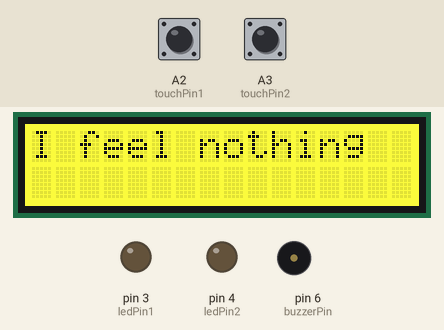
Recording of a sketch running on a simulated Arduino Uno, built with avr-gcc and run on an emulated ATmega328P. Parts: 16×2 character LCD, output pins drawn as LEDs (lit = HIGH), buzzer (waves = sounding, pin HIGH). The test bench sets the inputs (shaded band); at power-on: A2 (touchPin1) LOW, A3 (touchPin2) LOW. Random numbers use the default seed unless the sketch sets one; what the sketch prints to the serial monitor is not drawn.

Above: at 1.2 s.
1.3 s: A2 (touchPin1) pulled HIGH for 0.25 s
At 1.48 s:
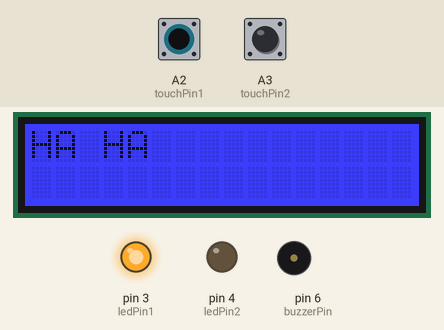
3.0 s: A3 (touchPin2) pulled HIGH for 0.25 s
At 3.2 s:
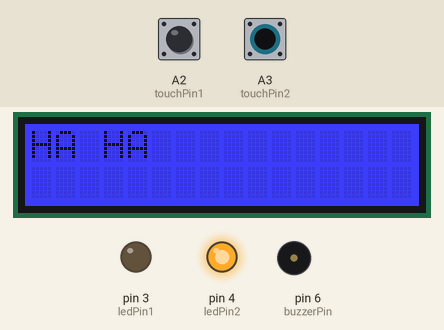
4.8 s: A3 (touchPin2) pulled HIGH for 3.2 s
At 8.9 s:
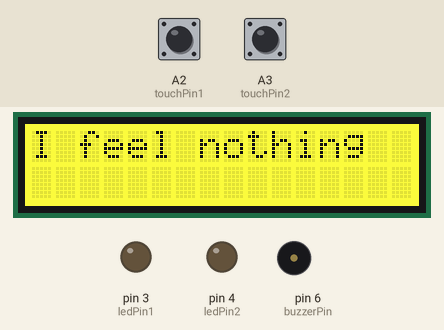
9.6 s: A2 (touchPin1) pulled HIGH for 3.2 s
At 10.3 s:
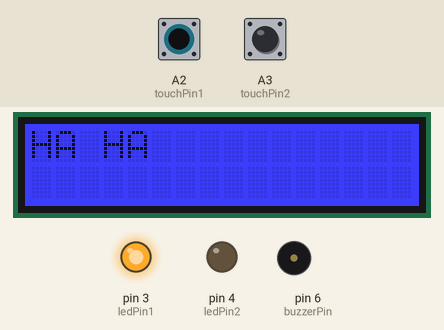
14.5 s: A2 (touchPin1) driven HIGH and A3 (touchPin2) driven HIGH
At 15.9 s:
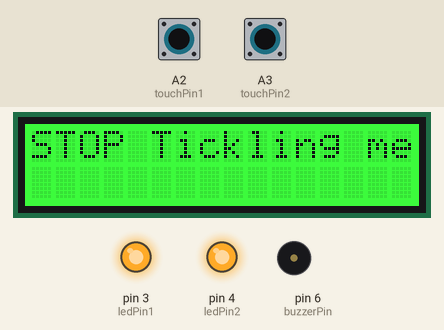
Timing chart, 0 to 17.0 s (numbered marks = the images above; inputs shaded):
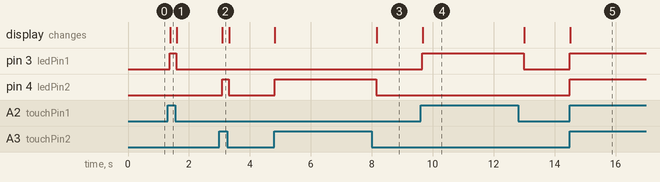

The sketch:

IESC_tickle_robot_game.ino
```cpp
  /*
  Find the Robot's tickle spot
   By:
   Sruti Chigullapalli
   Shammi Jayaraj
   Romana Flores
   Oliver Chen
   Dustin Bryers
   10/27/2014.

  Objective: Blink led based on touch sensor

 Digital Input: touch sensor
 Digital Output: LED blinking rapidly
 LCD prints: "Ha  ha" "Stop tickling me"


  */

  #include <Wire.h>   //does I2C
  #include "rgb_lcd.h" //plug lcd into I2C below D7

  const int playingGame=0; // Change 0 to 1 to unlock hidden game

  // digital input
  const int touchPin1=A2;
  const int touchPin2=A3;


  //digital output
  const int ledPin1=3;
  const int ledPin2=4;

  //use pwm pins 3,5,6,9,10,11
  int buzzerPin=6;


  //Servo groveServo; //create a object
  rgb_lcd lcd;
  // set background color of lcd any integer 0-255
  int red= 255;
  int green= 255;
  int blue= 255;

  /*
  // useful commands for lcd
  lcd.begin(numCols,numRows);// set up the LCD's number of columns and rows
  lcd.home();// go to (0,0)
  lcd.setCursor(thisRow,thisCol);// set the cursor position
  lcd.write(thisLetter);// print the letter
  lcd.setRGB(red, green, blue);//set color
  lcd.leftToRight();// go left for the next letter
  lcd.rightToLeft();// go right for the next letter
  */

  char dtaUart[15];
  char dtaLen = 0;


  const int debug=1;  //print data to serial monitor

int touchState1,touchState2;
int touchState_1_old, touchState_2_old;

  //Define game stuff
  int tickleCount = 0;
  int firstRPS = 0;
  long randNumber = 0;
  int computerThrow = 0;
  int playerThrow = 0;
  int computerScore = 0;
  int playerScore = 0;
  int playerState1, playerState2;

  void setup() {
    // put your setup code here, to run once:

  // input pins - digital read
  pinMode(touchPin1,INPUT);
  pinMode(touchPin2,INPUT);


  //output pins - digital write, pwm
  pinMode(ledPin1,OUTPUT);
  pinMode(ledPin2,OUTPUT);

  pinMode(buzzerPin,OUTPUT);

  // RPS game
  randomSeed(100);

  lcd.begin(16, 2);
  lcd.print("Ready");
  lcd.setCursor(0,1);
  lcd.print("Ready");
  Serial.begin(115200);
  }

  void loop() {
    // turn led on using button or touch

         touchState1=digitalRead(touchPin1); // read input from touch sensor 1
         touchState2=digitalRead(touchPin2); // read input from touch sensor 2

         // introduce Rock Paper Scissors logic
         computerThrow = 0;
         playerThrow = 0;
         if (tickleCount > 3 && playingGame ==1) {
           if (firstRPS==0) {
             lcd.clear();
             lcd.print("Rock Paper");
             lcd.setCursor(0,1);
             lcd.print("Scissor Unlocked");
             lcd.setRGB(0, 0, 255); //green
             delay(1000);
             firstRPS=1;
             playerScore=0;
             computerScore=0;
           }

           lcd.clear();
           lcd.print("3");
           lcd.setRGB(0, 0, 255); //green
           delay(500);
           lcd.clear();
           lcd.print("3 - 2");
           lcd.setRGB(0, 0, 255); //green
           delay(500);
           lcd.clear();
           lcd.print("3 - 2 - 1");
           lcd.setRGB(0, 0, 255); //green
           delay(500);
           lcd.clear();
           lcd.print("3 - 2 - 1: throw");
           lcd.setRGB(0, 0, 255); //green
           do {
             // Set the Player 1's throw of Rock, Paper, or Scissors.
             playerState1=digitalRead(touchPin1); // read input from touch sensor 1
             playerState2=digitalRead(touchPin2); // read input from touch sensor 2

             if (playerState1 == 1 && playerState2 == 0) {
               Serial.println("Player1 = Rock\n");
               lcd.clear();
               lcd.print("Player = Rock");
               playerThrow = 1;
             }
             else if (playerState1 == 0 && playerState2 == 1) {
               Serial.println("Player1 = Paper\n");
               lcd.clear();
               lcd.print("Player = Paper");
               playerThrow = 2;
             }
             else if (playerState1 == 1 && playerState2 == 1) {
               Serial.println("Player1 = Scissors\n");
               lcd.clear();
               lcd.print("Player = Scissors");
               playerThrow = 3;
             }
           } while ( playerThrow == 0);
           // Pick random number for Computer throw
           randNumber = random(300);
           if (randNumber < 100) {
             Serial.println("Robot = Rock\n");
             lcd.setCursor(0,1);
             lcd.print("Robot = Rock");
             computerThrow = 1;
           }
           else if (randNumber < 200) {
             Serial.println("Robot = Paper\n");
             lcd.setCursor(0,1);
             lcd.print("Robot = Paper");
             computerThrow = 2;
           }
           else {
             Serial.println("Robot = Scissors\n");
             lcd.setCursor(0,1);
             lcd.print("Robot = Scissors");
             computerThrow = 3;
           }
           delay(1000);
           // Decide who won and adjust the score.
           if ((computerThrow == 1 && playerThrow == 2) || (computerThrow == 2 && playerThrow == 3) || (computerThrow == 3 && playerThrow == 1)) {
             //Player won
             Serial.println("You won\n");
            lcd.clear();
            lcd.print("You Win");
            lcd.setRGB(0, 255, 0); //GREEN
             playerScore = playerScore + 1;
           }
           else if ((computerThrow == 1 && playerThrow == 3) || (computerThrow == 2 && playerThrow == 1) || (computerThrow == 3 && playerThrow == 2)) {
            Serial.println("I won\n");
            lcd.clear();
            lcd.print("You Lose");
            lcd.setRGB(255, 255, 0);
            computerScore = computerScore + 1;
           }
           else {
             //Tie
             Serial.println("Tie\n");
             lcd.clear();
             lcd.print("We Tie");
           }
           delay(1000);
           if (computerScore >= 3 || playerScore >= 3) {
             firstRPS=0;
             tickleCount=0;
             lcd.clear();
             lcd.print("Tickle Me Again");
             lcd.setRGB(0, 0, 255); //green
             delay(1000);
           }
         }
         else if (touchState1==1 && touchState2==0){
             digitalWrite(ledPin1,HIGH);
             digitalWrite(ledPin2,LOW);
             lcd.clear();
             lcd.print("HA HA");
             lcd.setRGB(0, 0, 255); //green
             tickleCount=tickleCount+1;
           }
           else if (touchState1==0 && touchState2==1){
             digitalWrite(ledPin1,LOW);
             digitalWrite(ledPin2,HIGH);
             lcd.clear();
             lcd.print("HA HA");
             lcd.setRGB(0, 0, 255); //blue
             tickleCount=tickleCount+1;
           }
           else if (touchState1==1 && touchState2==1){
             digitalWrite(ledPin1,HIGH);
             digitalWrite(ledPin2,HIGH);
             lcd.clear();
             lcd.print("STOP Tickling me");
             lcd.setRGB(0, 255, 0); //GREEN
             tickleCount=tickleCount+1;
           }
           else if (touchState1==0 && touchState2==0){
             digitalWrite(ledPin1,LOW);
             digitalWrite(ledPin2,LOW);
             lcd.clear();
             lcd.print("I feel nothing");
             lcd.setRGB(255, 255, 0);
          }
          delay(200);

          if (debug==1){
            //Serial.println("button state 1= "+String(buttonState1)+";  button state 2= "+String(buttonState2));
            Serial.println("touch state 1"+String(touchState1)+";  touch state 2= "+String(touchState2));
          }

 /*
  if (touchState==1 && touchState!= touchStateOld){
  //write to LCD
  lcd.clear();
  lcd.print("LED is ON");
   lcd.setRGB(0, 255, 0); //green
  }
  else if(touchState==0 && touchState!= touchStateOld && buttonState==0){
  lcd.clear();
  lcd.print("LED is OFF");
  lcd.setRGB(255, 0, 50); //pink
  }
  else if (buttonState==1 && buttonState!= buttonStateOld){
  lcd.clear();
  lcd.setCursor(2,1);
  lcd.print("LED blinks");
  lcd.setRGB(red, green, blue); //white
  }
  else if (buttonState==0 && buttonState!= buttonStateOld && touchState==0){
   lcd.clear();
   lcd.setCursor(2,1);
   lcd.print("LED is OFF");
   lcd.setRGB(red, green, blue); //white
  }
   else if (buttonState==1 && touchState==1)
   {lcd.clear();
   lcd.print("Temp=");
  lcd.print(temperature);
  lcd.print(" oC");
    lcd.setRGB(0, 0, 255); //blue display
   }
  if (debug==1){
    Serial.println(temperature);
  }

 buttonState_1_old=buttonState1;
 buttonState_2_old=buttonState2;
 */
 touchState_1_old=touchState1;
 touchState_2_old=touchState2;
  }
```

Measured:
- after the input at 1.3 s, pin 3 (ledPin1): LOW → HIGH after 0.07 s, → LOW 0.21 s later; the display: changes after 0.08 s (image 1)
- after the input at 3.0 s, pin 4 (ledPin2): LOW → HIGH after 0.09 s, → LOW 0.21 s later; the display: changes after 0.10 s (image 2)
- after the input at 4.8 s, pin 4 (ledPin2): LOW → HIGH at once, → LOW 3.3 s later; the display: first changes at once (image 3 shows a later state)
- after the input at 9.6 s, pin 3 (ledPin1): LOW → HIGH after 0.06 s, → LOW 3.3 s later; the display: changes after 0.07 s (image 4)
- after the input at 14.5 s, pin 3 (ledPin1), pin 4 (ledPin2): LOW → HIGH at once; the display: changes at once (image 5)
